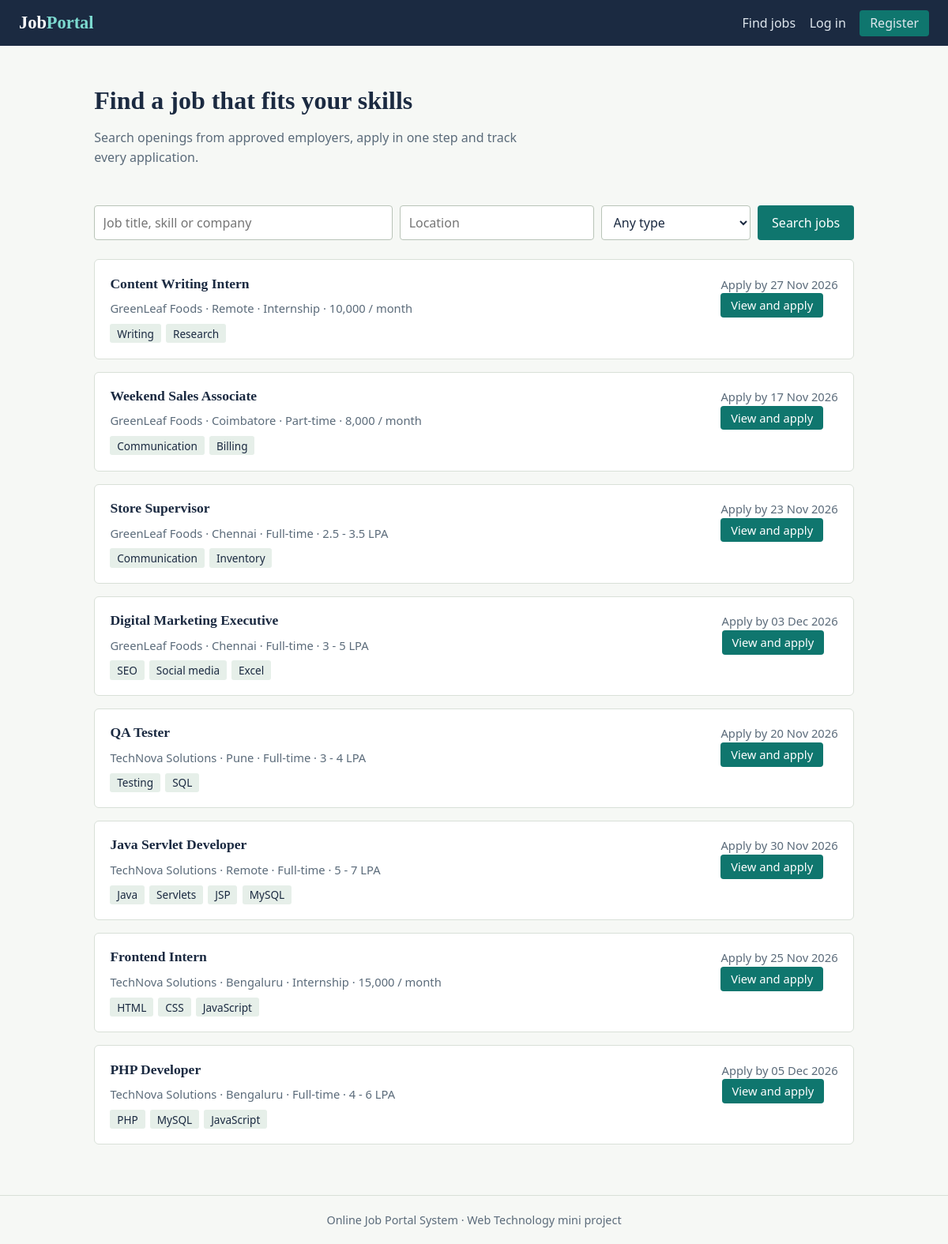
The page / on the database its author committed.
### tables this page shows
CREATE TABLE jobs (
  id INT AUTO_INCREMENT PRIMARY KEY,
  employer_id INT NOT NULL,
  title VARCHAR(120) NOT NULL,
  description TEXT NOT NULL,
  location VARCHAR(100) NOT NULL,
  salary VARCHAR(60),
  job_type ENUM('Full-time','Part-time','Internship') NOT NULL,
  skills VARCHAR(255),
  posted_date DATE NOT NULL,
  last_date DATE NOT NULL,
  status ENUM('open','closed') NOT NULL DEFAULT 'open',
  FOREIGN KEY (employer_id) REFERENCES users(id) ON DELETE CASCADE
);

CREATE TABLE employer_profiles (
  id INT AUTO_INCREMENT PRIMARY KEY,
  user_id INT NOT NULL UNIQUE,
  company_name VARCHAR(120) NOT NULL,
  website VARCHAR(150),
  location VARCHAR(100),
  description TEXT,
  approval_status ENUM('pending','approved','rejected') NOT NULL DEFAULT 'pending',
  FOREIGN KEY (user_id) REFERENCES users(id) ON DELETE CASCADE
);

### config.php (called while the page is built, shortened)
<?php
function e($s) { return htmlspecialchars((string)$s, ENT_QUOTES, 'UTF-8'); }

### index.php (the view, shortened to what this page needs)
<?php
require 'includes/header.php';
$q    = trim($_GET['q'] ?? '');
$loc  = trim($_GET['location'] ?? '');
$sql = "SELECT j.*, ep.company_name FROM jobs j
        JOIN employer_profiles ep ON ep.user_id = j.employer_id
        JOIN users u ON u.id = j.employer_id
        WHERE j.status='open' AND j.last_date >= CURDATE()
          AND ep.approval_status='approved' AND u.status='active'";
$sql .= " ORDER BY j.posted_date DESC, j.id DESC";
$st = $conn->prepare($sql);
$st->execute();
$jobs = $st->get_result();
?>
<section class="hero">
  <h1>Find a job that fits your skills</h1>
  <p>Search openings from approved employers, apply in one step and track every application.</p>
</section>
<form class="search" method="get">
  <input type="text" name="q" placeholder="Job title, skill or company" value="<?= e($q) ?>" aria-label="Keyword">
  <input type="text" name="location" placeholder="Location" value="<?= e($loc) ?>" aria-label="Location">
  <select name="type" aria-label="Job type">
    <option value="">Any type</option>
  </select>
  <button type="submit">Search jobs</button>
</form>
<?php while ($j = $jobs->fetch_assoc()): ?>
  <article class="card job">
    <div>
      <h3><a href="job.php?id=<?= (int)$j['id'] ?>"><?= e($j['title']) ?></a></h3>
      <div class="meta"><?= e($j['company_name']) ?> &middot; <?= e($j['location']) ?> &middot; <?= e($j['job_type']) ?><?= $j['salary'] ? ' &middot; ' . e($j['salary']) : '' ?></div>
      <div class="tags">
        <?php foreach (array_filter(array_map('trim', explode(',', $j['skills']))) as $s): ?>
          <span class="tag"><?= e($s) ?></span>
        <?php endforeach; ?>
      </div>
    </div>
    <div class="meta">Apply by <?= e(date('d M Y', strtotime($j['last_date']))) ?><br><a class="btn small" href="job.php?id=<?= (int)$j['id'] ?>">View and apply</a></div>
  </article>
<?php endwhile; ?>
<?php require 'includes/footer.php'; ?>

### includes/header.php (shortened to what this page needs)
<?php require_once __DIR__ . '/../config.php'; $role = $_SESSION['role'] ?? ''; ?>
<!DOCTYPE html>
<html lang="en">
<head>
<link rel="stylesheet" href="<?= BASE ?>css/style.css">
</head>
<body>
<header class="top">
  <a class="brand" href="<?= BASE ?>index.php">Job<span>Portal</span></a>
  <nav>
    <a href="<?= BASE ?>index.php">Find jobs</a>
    <?php if ($role): ?>
      <a href="<?= BASE ?>logout.php">Log out (<?= e($_SESSION['name']) ?>)</a>
    <?php else: ?>
      <a href="<?= BASE ?>login.php">Log in</a>
      <a class="btn small" href="<?= BASE ?>register.php">Register</a>
    <?php endif; ?>
  </nav>
</header>
<main>

### includes/footer.php
</main>
<footer class="foot">Online Job Portal System &middot; Web Technology mini project</footer>
</body>
</html>

### css/style.css (style rules this page uses)
:root { --ink:#1b2a41;--paper:#f6f8f5;--card:#fff;--line:#d9e0d8;--accent:#0f766e;--accent-dark:#0b5a54;--warn:#b45309;--bad:#b42318;--muted:#5b6b7a }
* { box-sizing:border-box }
body { margin:0;background:var(--paper);color:var(--ink);font:16px/1.55 "Segoe UI",system-ui,sans-serif }
h1,h2,h3 { font-family:Georgia,"Times New Roman",serif;line-height:1.2;margin:0 0 .6rem }
h1 { font-size:2rem }
h3 { font-size:1.1rem }
a { color:var(--accent) }
.top { display:flex;flex-wrap:wrap;align-items:center;justify-content:space-between;gap:.5rem 1.5rem;background:var(--ink);padding:.8rem 1.5rem }
.brand { font:700 1.4rem Georgia,serif;color:#fff;text-decoration:none }
.brand span { color:#7ddad0 }
.top nav { display:flex;flex-wrap:wrap;gap:.3rem 1.1rem;align-items:center }
.top nav a { color:#dfe7ee;text-decoration:none }
main { max-width:1000px;margin:0 auto;padding:1.6rem 1.2rem 3rem;min-height:70vh }
.foot { text-align:center;color:var(--muted);padding:1.2rem;border-top:1px solid var(--line);font-size:.9rem }
.btn,button { display:inline-block;background:var(--accent);color:#fff;border:0;border-radius:4px;padding:.55rem 1.1rem;font:inherit;cursor:pointer;text-decoration:none }
.btn.small { padding:.25rem .8rem }
.card { background:var(--card);border:1px solid var(--line);border-radius:6px;padding:1.2rem;margin-bottom:1rem }
.hero { padding:1.5rem 0 1rem }
.hero p { color:var(--muted);max-width:60ch }
form.search { display:grid;grid-template-columns:2fr 1.3fr 1fr auto;gap:.6rem;margin:1rem 0 1.5rem }
input,select,textarea { width:100%;padding:.55rem .65rem;border:1px solid #b9c4b8;border-radius:4px;font:inherit;background:#fff;color:var(--ink) }
form.search input,form.search select { margin:0 }
.job { display:flex;justify-content:space-between;gap:1rem;flex-wrap:wrap }
.job h3 a { text-decoration:none;color:var(--ink) }
.meta { color:var(--muted);font-size:.92rem }
.tags { display:flex;gap:.4rem;flex-wrap:wrap;margin-top:.5rem }
.tag { background:#e6efe9;border-radius:3px;padding:.1rem .55rem;font-size:.85rem }

### rows shown on the page
jobs: title "Content Writing Intern", employer_profiles.company_name "GreenLeaf Foods", location "Remote", job_type "Internship", salary "10,000 / month", skills "Writing", skills "Research", last_date "27 Nov 2026"
jobs: title "Weekend Sales Associate", employer_profiles.company_name "GreenLeaf Foods", location "Coimbatore", job_type "Part-time", salary "8,000 / month", skills "Communication", skills "Billing", last_date "17 Nov 2026"
jobs: title "Store Supervisor", employer_profiles.company_name "GreenLeaf Foods", location "Chennai", job_type "Full-time", salary "2.5 - 3.5 LPA", skills "Communication", skills "Inventory", last_date "23 Nov 2026"
jobs: title "Digital Marketing Executive", employer_profiles.company_name "GreenLeaf Foods", location "Chennai", job_type "Full-time", salary "3 - 5 LPA", skills "SEO", skills "Social media", skills "Excel", last_date "03 Dec 2026"
jobs: title "QA Tester", employer_profiles.company_name "TechNova Solutions", location "Pune", job_type "Full-time", salary "3 - 4 LPA", skills "Testing", skills "SQL", last_date "20 Nov 2026"
jobs: title "Java Servlet Developer", employer_profiles.company_name "TechNova Solutions", location "Remote", job_type "Full-time", salary "5 - 7 LPA", skills "Java", skills "Servlets", skills "JSP", skills "MySQL", last_date "30 Nov 2026"
jobs: title "Frontend Intern", employer_profiles.company_name "TechNova Solutions", location "Bengaluru", job_type "Internship", salary "15,000 / month", skills "HTML", skills "CSS", skills "JavaScript", last_date "25 Nov 2026"
jobs: title "PHP Developer", employer_profiles.company_name "TechNova Solutions", location "Bengaluru", job_type "Full-time", salary "4 - 6 LPA", skills "PHP", skills "MySQL", skills "JavaScript", last_date "05 Dec 2026"
